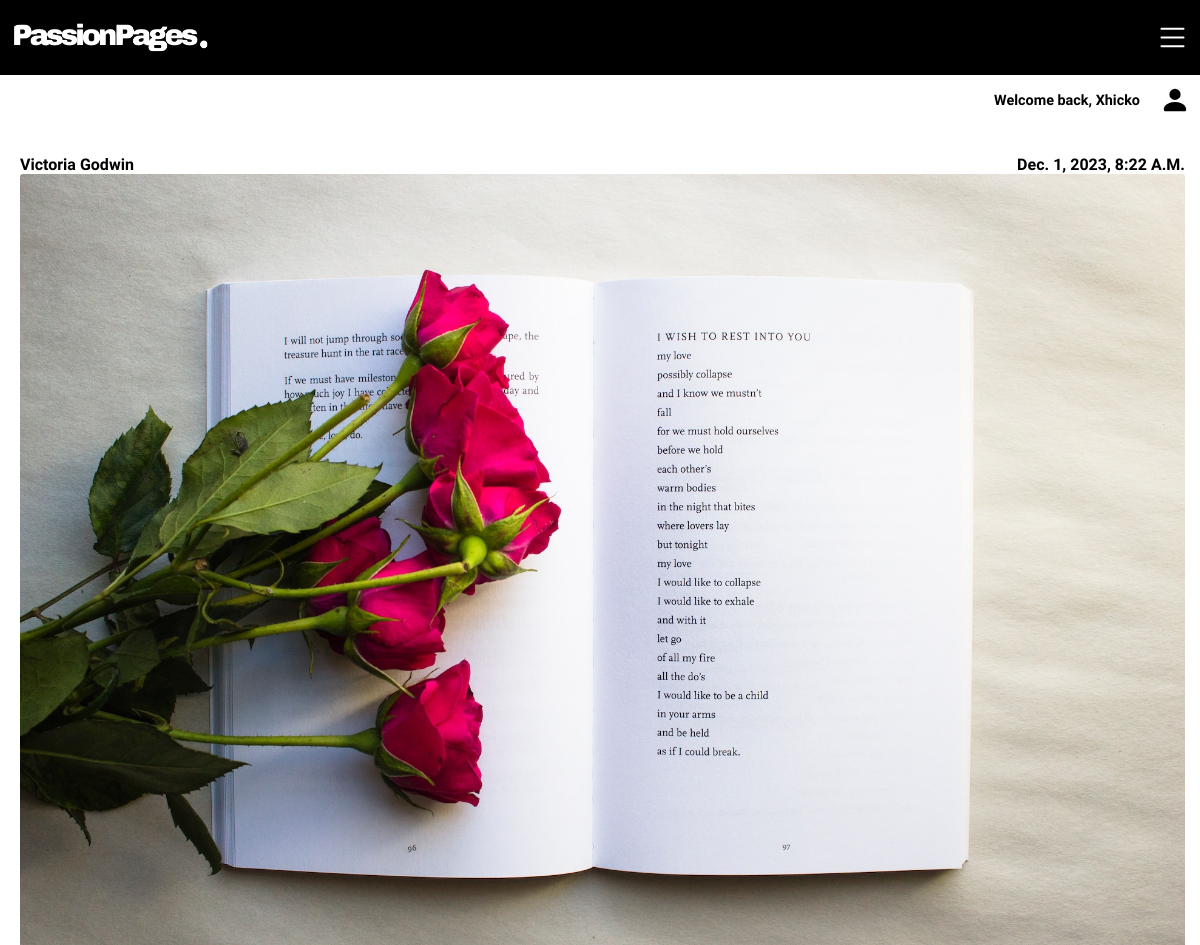
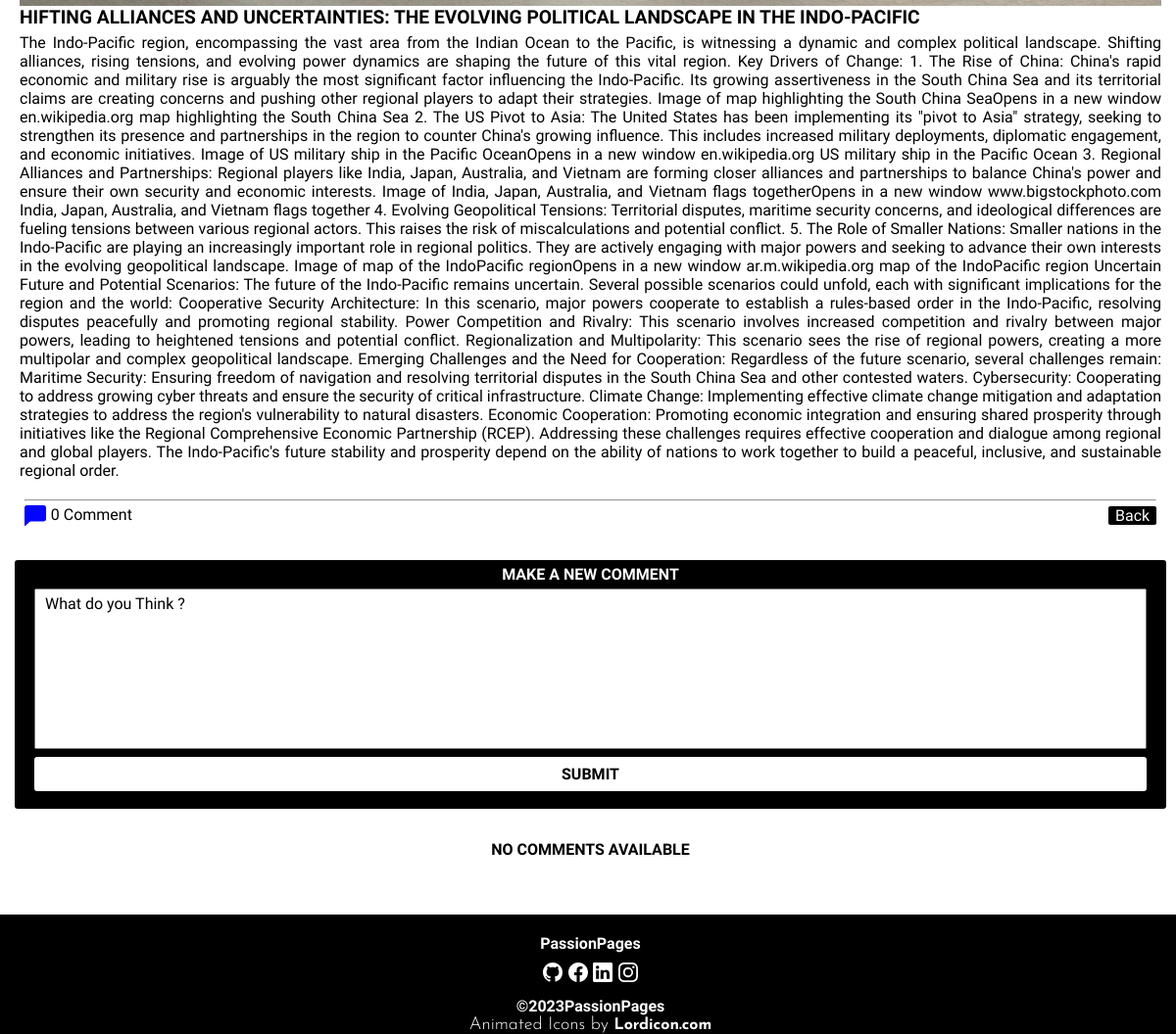
/Shifting_Alliances_and_Uncertainties/ (signed in), run on the app's committed database (2 pictures, top to bottom).
### PassionPage_Users/models.py (models this page shows, shortened)
class Post(models.Model):
    class NewManager(models.Manager):
        def get_queryset(self):
            return super().get_queryset() .filter(Status='published')
    options = (
        ('draft', 'Draft'),
        ('published', 'Published'),
    )
    Title = models.CharField(max_length=250)
    First_Name = models.CharField(max_length=15)
    Last_Name = models.CharField(max_length=15)
    Email = models.EmailField(max_length=30)
    slug = models.SlugField(max_length=250, unique_for_date='Publish', default='default')
    Publish = models.DateTimeField(default=timezone.now )
    Author = models.ForeignKey (User, on_delete=models.CASCADE, related_name='blog_posts')
    Content = models.TextField()
    Category = models.ForeignKey(Category, on_delete=models.PROTECT, default=1)
    Category_Tag = models.CharField(max_length=20, default='Default')
    Image = models.ImageField(upload_to=User_Directory_Path)
    Status = models.CharField(max_length=10, choices=options, default='draft')
    Objects = models.Manager() #default Manager
    Newmanager = NewManager() #custom manager
    class Meta:
        ordering = ('-Publish',)[:8]

### PassionPage_Users/views.py (the view, shortened to what this page needs)
# urls.py: path('<slug:S_post>/', DetailPostView.as_view(), name='Single_Post_Page'),
class DetailPostView(LoginRequiredMixin ,FormMixin, DetailView):
    model = Post,
    template_name = 'PassionPage_Users/Detail.html'
    form_class = NewCommentForm
    slug_field = 'slug'
    slug_url_kwarg = 'S_post'
    def get_queryset(self):
        return Post.Objects.all()
    def get_context_data(self, **kwargs):
        context = super().get_context_data(**kwargs)
        S_post = self.get_object()
        comment = S_post.Comment.filter(Status=True)
        context['Comment'] = comment
        if self.request.user.is_authenticated:
            context['user_comment'] = None
            context['comment_form'] = self.get_form()
        else:
            context['user_comment'] = None
            context['comment_form'] = None
        return context

### PassionPage_Users/forms.py
class NewCommentForm(forms.ModelForm):
    Comment = forms.CharField(widget=forms.Textarea(attrs={'rows':8, 'cols':10 ,'placeholder':'What do you Think ?'}))
    class Meta:
        model = Comment
        fields = ['Comment']

### PassionPage_Users/context_processor.py (called while the page is built)
def Category_List_Options(request):
    Category_List_Options = Category.objects.exclude(name='Default')
    return {'Category_List_Options' : Category_List_Options}

### templates/PassionPage_Users/Detail.html (shortened to what this page needs)
{% include  'PassionPage_Users/Navigation.html' %}
    {% load static %}
    {% block content %}
    <div class="User" id="Authenticated">
        <div class="User_Auth">
        <lord-icon
            src="https://cdn.lordicon.com/ezsjqygj.json"
            trigger="loop"
            delay="1000"
            colors="primary:#000000,secondary:#000000"
            style="width:50px;height:40px">
        </lord-icon>
            <h3>Welcome back, {{user.username}}</h3>
            <svg xmlns="http://www.w3.org/2000/svg"  fill="currentColor" class="bi bi-person-fill User_Activator2" viewBox="0 0 16 16">
                <path d="M3 14s-1 0-1-1 1-4 6-4 6 3 6 4-1 1-1 1zm5-6a3 3 0 1 0 0-6 3 3 0 0 0 0 6"/>
              </svg>
        </div>
            <div class="Main_Post_Wrapper">
                <div class="Main_Post_Details">
                    <div class="Main_Post_Details_Header">
                        <h1>{{object.First_Name}} {{object.Last_Name}}</h1>
                        <h1>{{object.Publish}}</h1>
                    </div>
                    <img  class="Main_Post_Details_Image" src="{{object.Image.url}}" alt="{{object.Category_Tag}}">
                    <div class="Main_Post_Details_Content">
                        <h1>{{object.Title}}</h1>
                        <p>{{object.Content}}</p>
                    </div>
                    <div class="Main_Post_Details_Meta_Info">
                        <hr class="hr">
                        <div class="Reactions">
                            <div class="Comment_Reaction">
                                <svg xmlns="http://www.w3.org/2000/svg" fill="currentColor" class="bi bi-chat-left-fill Ua_Comment" viewBox="0 0 16 16">
                                    <path d="M2 0a2 2 0 0 0-2 2v12.793a.5.5 0 0 0 .854.353l2.853-2.853A1 1 0 0 1 4.414 12H14a2 2 0 0 0 2-2V2a2 2 0 0 0-2-2z"/>
                                  </svg>
                                {% with Comment.count as total_comments %}
                                    <p>{{total_comments}} Comment</p>
                                {% endwith %}
                            </div>
                            <a href="{% url 'PassionPage_Users:Home_Page' %}">Back</a>
                        </div>
                    </div>
                </div>
                <div class="Comment_Box">
                    <h1>Make a new comment</h1>
                    <form action="#" method="post">
                        {{comment_form.Comment}}
                        <button class="btn" type="submit">submit</button>
                    </form>
                </div>
                {% if Comment %}
                <div class="Comment_Posted">
                    <h1>Latest Comments</h1>
                    {% for UserComment in Comment %}
                            <div class="Comment_Wrapper">
                                <div class="Comment_Posted_Info">
                                    <h3>{{UserComment.Name}}</h3>
                                    <h3>{{UserComment.Publish}}</h3>
                            </div>
                            <p>{{UserComment.Comment|truncatechars:270}}</p>
                            </div>
                    {% endfor %}
                </div>
                {% else %}
                    <div class="No_Comment_Available">
                        <p>No comments available</p>
                    </div>
                {% endif %}
            </div>
    </div>
    {% endblock %}
    {% include  'PassionPage_Users/Footer.html' %}

### templates/PassionPage_Users/Navigation.html (shortened to what this page needs)
{% load static %}
<!DOCTYPE html>
<html class="no-js" lang="en">
<head>
    <link rel="stylesheet" href="{% static 'PassionPage_Users/css/Base.css' %}">
    <link rel="stylesheet" href="https://cdnjs.cloudflare.com/ajax/libs/font-awesome/4.7.0/css/font-awesome.min.css">
</head>
<body>
{% block content %}
     <div class="Wrapper">
        <nav>
            <div class="Logo">
                <img src="{% static 'PassionPage_Users/images/Logo_1.png' %}" alt="Logo">
            </div>
        </nav>
        <div class="User">
            <div class="User_Auth  ">
            </div>
        </div>
     </div>
{% endblock %}
</body>

### templates/PassionPage_Users/Footer.html (shortened to what this page needs)
{% load static %}
<!DOCTYPE html>
<html class="no-js" lang="en">
<head>
    <link rel="stylesheet" href="{% static 'PassionPage_Users/css/Base.css' %}">
</head>
<body>
{% block content %}
<div class="Footer">
    <h2>PassionPages</h2>
    <div class="Footer_Socials">
        <a href="#">
        </a>
        <a href="#">
        </a>
        <a href="#">
        </a>
        <a href="#">
        </a>
    </div>
    <h3>©2023PassionPages</h3>
    <a href="https://lordicon.com/"  target="_blank"> Animated  Icons by
        <span> Lordicon.com</span>
    </a>
</div>
{% endblock %}
</body>

### data on the page
Post: First_Name "Victoria", Last_Name "Godwin", Publish "Dec. 1, 2023, 8:22 A.m.", Image (picture), Title "HIFTING ALLIANCES AND UNCERTAINTIES: THE EVOLVING POLITICAL LANDSCAPE IN THE INDO-PACIFIC", Content "The Indo-Pacific region, encompassing the vast area from the Indian Ocean to the Pacific, is witnessing a dynamic and complex political landscape. Shifting alliances, rising tensions, and evolving power dynamics are shaping the future of this vital region. Key Drivers of Change: 1. The Rise of China: China's rapid economic and military rise is arguably the most significant factor influencing the Indo-Pacific. Its growing assertiveness in the South China Sea and its territorial claims are creating concerns and pushing other regional players to adapt their strategies. Image of map highlighting the South China SeaOpens in a new window en.wikipedia.org map highlighting the South China Sea 2.…"

### other printed values
{{ user.username }} "Xhicko"
{{ total_comments }} "0"
